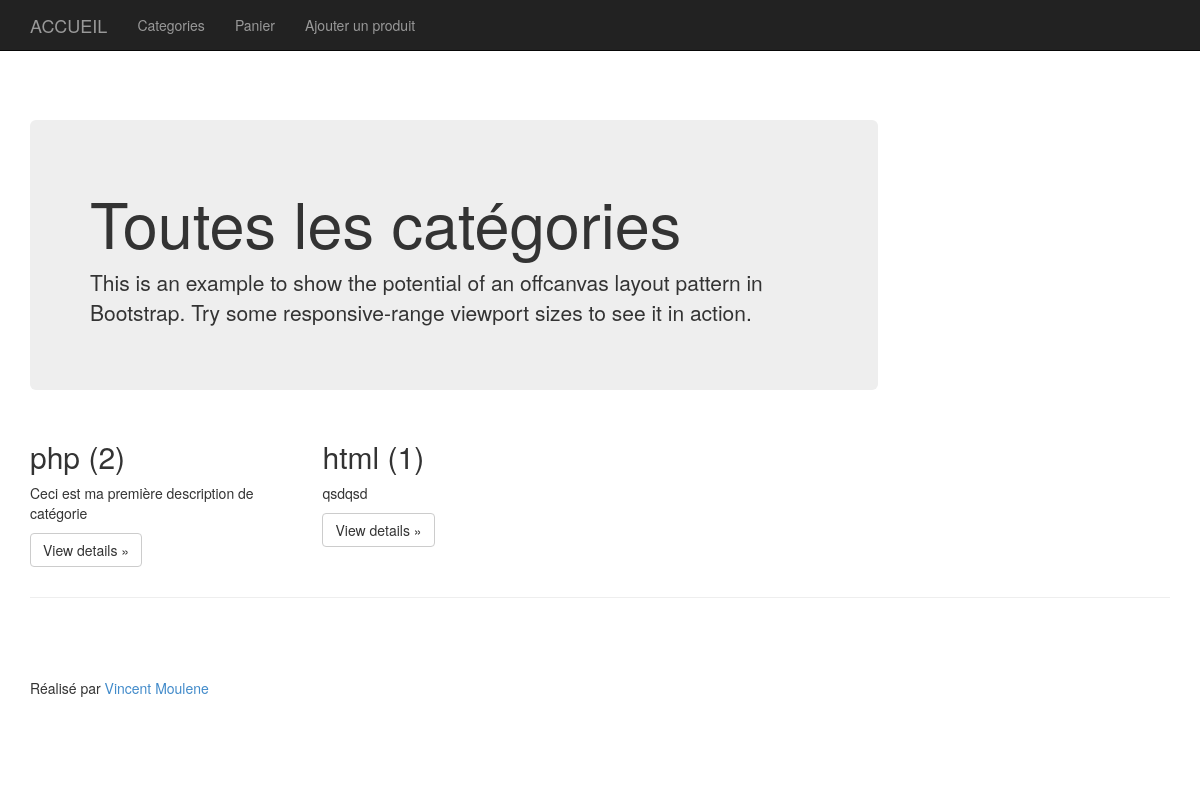
/web/categories.php, run on the app's committed database.
### tables this page shows
CREATE TABLE IF NOT EXISTS `categorie` (
  `id` int(11) NOT NULL AUTO_INCREMENT,
  `titre` varchar(250) NOT NULL,
  `description` text NOT NULL,
  PRIMARY KEY (`id`)
);

### web/categories.php (called while the page is built, shortened)
<?php
include '../init.php';

### controllers/categorie/all.php (called while the page is built)
<?php
$categorieManager = new CategorieManager($db);
$categories = $categorieManager->getAllCategorie();
$nbProd = $categorieManager->getNbProduitByCategorie();
$nbProduitsIncateg = array();
foreach($nbProd as $m)
{
	$nbProduitsIncateg[$m['id_categorie']] = $m['nbProd'];
}

### models/categoriemanager.class.php (called while the page is built, shortened)
<?php
class CategorieManager
{
	private $db;
	public function __construct($db)
	{
		$this->db = $db;
	}
	public function getAllCategorie()
	{
		$sql = '
			SELECT *
			FROM categorie';
		$req = $this->db->prepare($sql);
		$req->setFetchMode(PDO::FETCH_CLASS|PDO::FETCH_PROPS_LATE, "categorie");
		$req->execute();
		return $req->fetchAll();
	}
	public function getNbProduitByCategorie()
	{
		$sql = '
			SELECT id_categorie, COUNT(id_produit) as nbProd
			FROM produit_categorie
			GROUP BY id_categorie';
		$req = $this->db->prepare($sql);
		$req->execute();
		return $req->fetchAll();
	}
}

### models/categorie.class.php (called while the page is built, shortened)
<?php
class Categorie
{
	private $id;
	private $titre;
	private $description;
	public function getId()
	{
		return $this->id;
	}
	public function getTitre()
	{
		return $this->titre;
	}
	public function getDescription()
	{
		return $this->description;
	}
}

### views/categorie/all.php (the view, shortened to what this page needs)
    <?php include VIEWS_DIR . '_common/header.php' ?>
    <div class="container">
      <div class="row row-offcanvas row-offcanvas-right">
        <div class="col-xs-12 col-sm-9">
          <div class="jumbotron">
            <h1>Toutes les catégories</h1>
            <p>This is an example to show the potential of an offcanvas layout pattern in Bootstrap. Try some responsive-range viewport sizes to see it in action.</p>
          </div>
          <div class="row">
            <?php foreach ($categories as $cat) : ?>
            <div class="col-6 col-sm-6 col-lg-4">
              <h2>
                <?php
                echo $cat->getTitre();
                if (isset($nbProduitsIncateg[$cat->getId()]))
                {
                  echo ' ('.$nbProduitsIncateg[$cat->getId()].')';
                }
                ?>
              </h2>
              <p><?php echo $cat->getDescription(); ?></p>
              <p><a class="btn btn-default" href="categorie.php?idc=<?php echo $cat->getId(); ?>" role="button">View details »</a></p>
            </div>
            <?php endforeach; ?>
          </div>
        </div>
      </div>
    </div>
<?php include VIEWS_DIR . '_common/footer.php' ?>

### web/css/shop-categorie.css (style rules this page uses)
body { margin-top: 50px; }

### web/css/shop-categories.css (style rules this page uses)
html, body { overflow-x: hidden; }
body { padding-top: 70px; }

### data on the page
categorie: titre "php", id "2", description "Ceci est ma première description de catégorie"
categorie: titre "html", id "1", description "qsdqsd"
